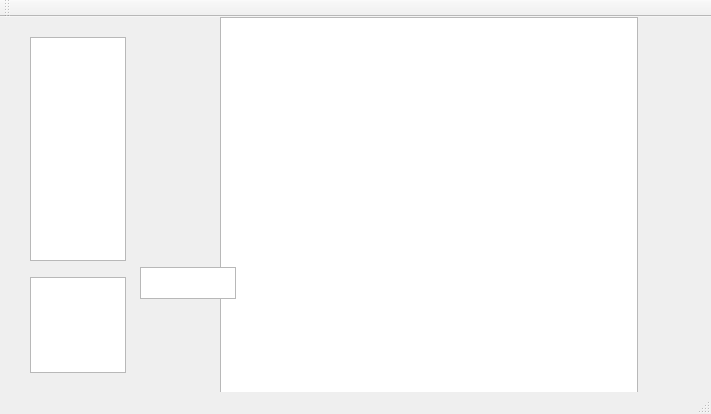
<?xml version="1.0" encoding="UTF-8"?>
<ui version="4.0">
 <class>MainWindow</class>
 <widget class="QMainWindow" name="MainWindow">
  <property name="geometry">
   <rect>
    <x>0</x>
    <y>0</y>
    <width>711</width>
    <height>414</height>
   </rect>
  </property>
  <property name="windowTitle">
   <string>MainWindow</string>
  </property>
  <widget class="QWidget" name="centralWidget">
   <widget class="QGraphicsView" name="graphicsView">
    <property name="geometry">
     <rect>
      <x>220</x>
      <y>0</y>
      <width>418</width>
      <height>418</height>
     </rect>
    </property>
   </widget>
   <widget class="QGraphicsView" name="graphicsView_2">
    <property name="geometry">
     <rect>
      <x>30</x>
      <y>20</y>
      <width>96</width>
      <height>224</height>
     </rect>
    </property>
   </widget>
   <widget class="QLabel" name="label">
    <property name="geometry">
     <rect>
      <x>50</x>
      <y>40</y>
      <width>32</width>
      <height>32</height>
     </rect>
    </property>
    <property name="text">
     <string/>
    </property>
   </widget>
   <widget class="QLabel" name="label_2">
    <property name="geometry">
     <rect>
      <x>50</x>
      <y>90</y>
      <width>54</width>
      <height>24</height>
     </rect>
    </property>
    <property name="text">
     <string/>
    </property>
   </widget>
   <widget class="QLabel" name="label_3">
    <property name="geometry">
     <rect>
      <x>50</x>
      <y>120</y>
      <width>54</width>
      <height>24</height>
     </rect>
    </property>
    <property name="text">
     <string/>
    </property>
   </widget>
   <widget class="QLabel" name="label_4">
    <property name="geometry">
     <rect>
      <x>50</x>
      <y>160</y>
      <width>54</width>
      <height>24</height>
     </rect>
    </property>
    <property name="text">
     <string/>
    </property>
   </widget>
   <widget class="QLabel" name="label_5">
    <property name="geometry">
     <rect>
      <x>50</x>
      <y>200</y>
      <width>54</width>
      <height>24</height>
     </rect>
    </property>
    <property name="text">
     <string/>
    </property>
   </widget>
   <widget class="QLabel" name="label_6">
    <property name="geometry">
     <rect>
      <x>60</x>
      <y>150</y>
      <width>54</width>
      <height>24</height>
     </rect>
    </property>
    <property name="text">
     <string/>
    </property>
   </widget>
   <widget class="QLabel" name="label_7">
    <property name="geometry">
     <rect>
      <x>60</x>
      <y>190</y>
      <width>54</width>
      <height>24</height>
     </rect>
    </property>
    <property name="text">
     <string/>
    </property>
   </widget>
   <widget class="QLabel" name="label_8">
    <property name="geometry">
     <rect>
      <x>60</x>
      <y>250</y>
      <width>54</width>
      <height>24</height>
     </rect>
    </property>
    <property name="text">
     <string/>
    </property>
   </widget>
   <widget class="QLabel" name="label_9">
    <property name="geometry">
     <rect>
      <x>50</x>
      <y>210</y>
      <width>54</width>
      <height>24</height>
     </rect>
    </property>
    <property name="text">
     <string/>
    </property>
   </widget>
   <widget class="QGraphicsView" name="graphicsView_3">
    <property name="geometry">
     <rect>
      <x>30</x>
      <y>260</y>
      <width>96</width>
      <height>96</height>
     </rect>
    </property>
   </widget>
   <widget class="QLabel" name="label_10">
    <property name="geometry">
     <rect>
      <x>140</x>
      <y>160</y>
      <width>32</width>
      <height>32</height>
     </rect>
    </property>
    <property name="text">
     <string/>
    </property>
   </widget>
   <widget class="QLabel" name="label_11">
    <property name="geometry">
     <rect>
      <x>130</x>
      <y>190</y>
      <width>32</width>
      <height>32</height>
     </rect>
    </property>
    <property name="text">
     <string/>
    </property>
   </widget>
   <widget class="QLabel" name="label_12">
    <property name="geometry">
     <rect>
      <x>150</x>
      <y>230</y>
      <width>32</width>
      <height>32</height>
     </rect>
    </property>
    <property name="text">
     <string/>
    </property>
   </widget>
   <widget class="QLabel" name="label_13">
    <property name="geometry">
     <rect>
      <x>180</x>
      <y>280</y>
      <width>54</width>
      <height>24</height>
     </rect>
    </property>
    <property name="text">
     <string/>
    </property>
   </widget>
   <widget class="QLabel" name="label_14">
    <property name="geometry">
     <rect>
      <x>160</x>
      <y>180</y>
      <width>54</width>
      <height>24</height>
     </rect>
    </property>
    <property name="text">
     <string/>
    </property>
   </widget>
   <widget class="QLabel" name="label_15">
    <property name="geometry">
     <rect>
      <x>150</x>
      <y>250</y>
      <width>54</width>
      <height>24</height>
     </rect>
    </property>
    <property name="text">
     <string/>
    </property>
   </widget>
   <widget class="QGraphicsView" name="graphicsView_4">
    <property name="geometry">
     <rect>
      <x>140</x>
      <y>250</y>
      <width>96</width>
      <height>32</height>
     </rect>
    </property>
   </widget>
   <widget class="QLabel" name="label_16">
    <property name="geometry">
     <rect>
      <x>160</x>
      <y>260</y>
      <width>54</width>
      <height>24</height>
     </rect>
    </property>
    <property name="text">
     <string/>
    </property>
   </widget>
   <widget class="QLabel" name="label_17">
    <property name="geometry">
     <rect>
      <x>150</x>
      <y>190</y>
      <width>54</width>
      <height>24</height>
     </rect>
    </property>
    <property name="text">
     <string/>
    </property>
   </widget>
   <widget class="QLabel" name="label_18">
    <property name="geometry">
     <rect>
      <x>160</x>
      <y>180</y>
      <width>320</width>
      <height>48</height>
     </rect>
    </property>
    <property name="text">
     <string/>
    </property>
   </widget>
  </widget>
  <widget class="QMenuBar" name="menuBar">
   <property name="geometry">
    <rect>
     <x>0</x>
     <y>0</y>
     <width>711</width>
     <height>23</height>
    </rect>
   </property>
  </widget>
  <widget class="QToolBar" name="mainToolBar">
   <attribute name="toolBarArea">
    <enum>TopToolBarArea</enum>
   </attribute>
   <attribute name="toolBarBreak">
    <bool>false</bool>
   </attribute>
  </widget>
  <widget class="QStatusBar" name="statusBar"/>
 </widget>
 <layoutdefault spacing="6" margin="11"/>
 <resources/>
 <connections/>
</ui>
